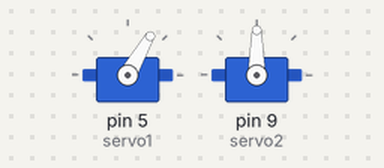
Bench run of a sketch on a simulated Arduino Uno, built with avr-gcc and run on an emulated ATmega328P. Shown: 2 × servo.

Above: at 0.05 s.
Timing chart, 0 to 3.0 s (numbered marks = the images above):
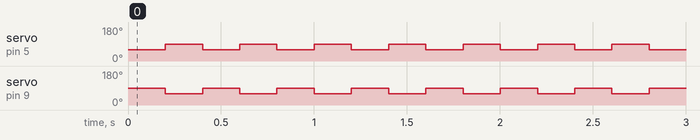

The sketch:

Simple.ino
```cpp
#include <Servo.h>

Servo servo1;
Servo servo2;

void setup(){
  servo1.attach(5);
  servo2.attach(9);
  Serial.begin(9600);
}

void slamQuick(Servo servo)
{
servo.write(90);
delay(200);
servo.write(60);
}

void loop(){
  servo2.write(90);
  servo1.write(60);
  delay(200);
  servo1.write(90);
  servo2.write(60);
  delay(200);
}
```

Measured:
- by itself, servo on pin 5 (servo1), servo on pin 9 (servo2): alternates 90° for 0.20 s and 60° for 0.20 s
